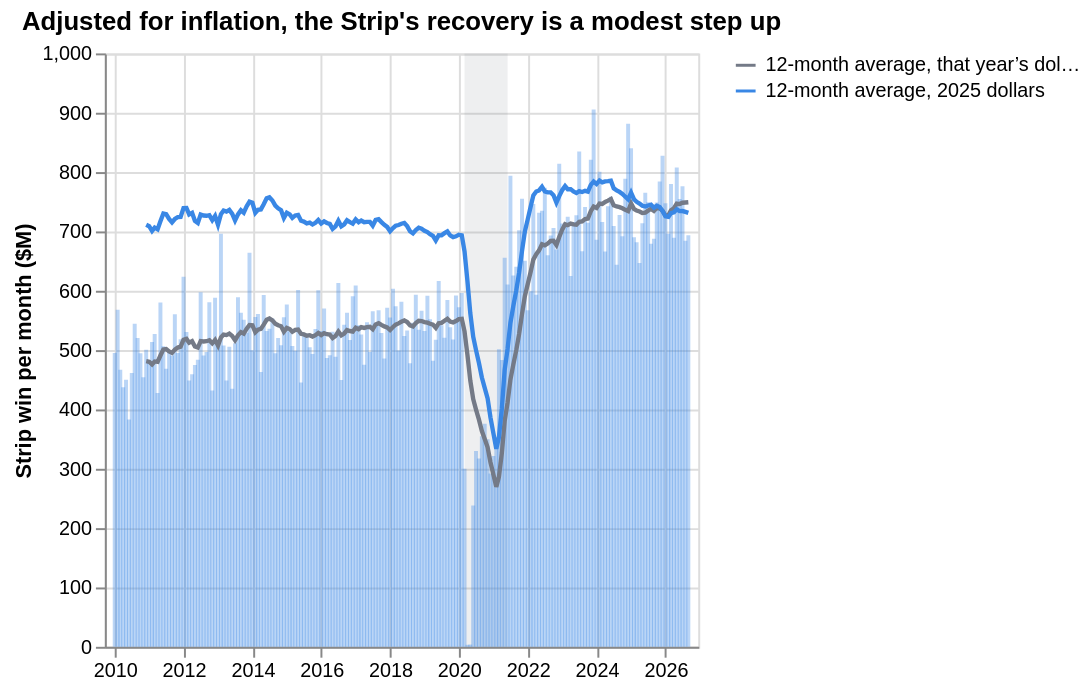

The notebook cell saved with this chart:
### Code cell
#| hide
#| caption: Monthly Strip win in that month's dollars (bars), with the 12-month average in that year's dollars (grey) and in 2025 dollars (blue). The shaded band is the COVID period.
strip = q('''
    SELECT month, total_win / 1e6 AS win_m, win_12m / 12e6 AS avg_nominal, real_win_12m / 12e6 AS avg_real
    FROM v_area_monthly WHERE area_key = 'strip' ORDER BY month
''')
shade = alt.Chart(COVID).mark_rect(color=MUTED, opacity=0.12).encode(x="start:T", x2="end:T")
bars = alt.Chart(strip).mark_bar(color=BLUE, opacity=0.35, width=2).encode(
    x=alt.X("month:T", title=None), y=alt.Y("win_m:Q", title="Strip win per month ($M)"),
    tooltip=[alt.Tooltip("month:T", format="%b %Y", title="Month"), alt.Tooltip("win_m:Q", format=",.0f", title="Win ($M)")])
lines = alt.Chart(strip.melt("month", ["avg_nominal", "avg_real"], "basis", "value").dropna()).mark_line(strokeWidth=2.2).encode(
    x="month:T", y="value:Q",
    color=alt.Color("basis:N", title=None, scale=alt.Scale(domain=["avg_nominal", "avg_real"], range=[MUTED, BLUE]),
                    legend=alt.Legend(labelExpr="datum.value == 'avg_real' ? '12-month average, 2025 dollars' : '12-month average, that year’s dollars'")),
    tooltip=[alt.Tooltip("month:T", format="%b %Y"), alt.Tooltip("value:Q", format=",.0f", title="Average ($M)")])
(shade + bars + lines).properties(title="Adjusted for inflation, the Strip's recovery is a modest step up", height=300)

### Figure 1 — Vega-Lite specification as saved in the notebook (floating-point values rounded to 4 significant figures; data arrays with more than 128 entries replaced by an {"elided": "..."} marker saying what was removed)
{"config": {"view": {"continuousWidth": 300, "continuousHeight": 300}}, "layer": [{"data": {"name": "data-a9ddec916a55412e3f83e853664da776"}, "mark": {"type": "rect", "color": "#747a87", "opacity": 0.12}, "encoding": {"x": {"field": "start", "type": "temporal"}, "x2": {"field": "end"}}}, {"data": {"name": "data-d8ad172600467af23539ca2374a6355a"}, "mark": {"type": "bar", "color": "#3987e5", "opacity": 0.35, "width": 2}, "encoding": {"tooltip": [{"field": "month", "format": "%b %Y", "title": "Month", "type": "temporal"}, {"field": "win_m", "format": ",.0f", "title": "Win ($M)", "type": "quantitative"}], "x": {"field": "month", "title": null, "type": "temporal"}, "y": {"field": "win_m", "title": "Strip win per month ($M)", "type": "quantitative"}}}, {"data": {"name": "data-ccb2c1dfa0ca505ade4ec60369bc689b"}, "mark": {"type": "line", "strokeWidth": 2.2}, "encoding": {"color": {"field": "basis", "legend": {"labelExpr": "datum.value == 'avg_real' ? '12-month average, 2025 dollars' : '12-month average, that year’s dollars'"}, "scale": {"domain": ["avg_nominal", "avg_real"], "range": ["#747a87", "#3987e5"]}, "title": null, "type": "nominal"}, "tooltip": [{"field": "month", "format": "%b %Y", "type": "temporal"}, {"field": "value", "format": ",.0f", "title": "Average ($M)", "type": "quantitative"}], "x": {"field": "month", "type": "temporal"}, "y": {"field": "value", "type": "quantitative"}}}], "height": 300, "title": "Adjusted for inflation, the Strip's recovery is a modest step up", "$schema": "https://vega.github.io/schema/vega-lite/v6.4.1.json", "datasets": {"data-a9ddec916a55412e3f83e853664da776": [{"start": "2020-03-01T00:00:00", "end": "2021-06-01T00:00:00"}], "data-d8ad172600467af23539ca2374a6355a": {"elided": "201 records"}, "data-ccb2c1dfa0ca505ade4ec60369bc689b": {"elided": "380 records"}}}
